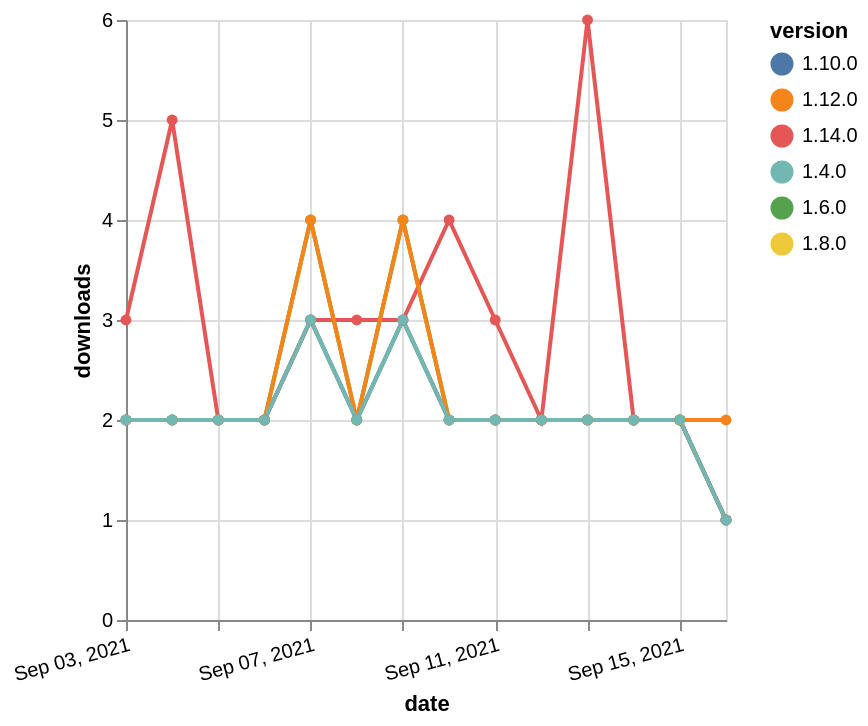

This figure's Vega-Lite source:
### Vega-Lite specification from a JSON file in a GitHub repository (floating-point values rounded to 4 significant figures)
{"$schema": "https://vega.github.io/schema/vega-lite/v5.json", "description": "A simple bar chart with embedded data.", "data": {"values": [{"date": "2021-09-03", "total": 2043, "delta": 2, "version": "1.6.0"}, {"date": "2021-09-04", "total": 2045, "delta": 2, "version": "1.6.0"}, {"date": "2021-09-05", "total": 2047, "delta": 2, "version": "1.6.0"}, {"date": "2021-09-06", "total": 2049, "delta": 2, "version": "1.6.0"}, {"date": "2021-09-07", "total": 2053, "delta": 4, "version": "1.6.0"}, {"date": "2021-09-08", "total": 2055, "delta": 2, "version": "1.6.0"}, {"date": "2021-09-09", "total": 2059, "delta": 4, "version": "1.6.0"}, {"date": "2021-09-10", "total": 2061, "delta": 2, "version": "1.6.0"}, {"date": "2021-09-11", "total": 2063, "delta": 2, "version": "1.6.0"}, {"date": "2021-09-12", "total": 2065, "delta": 2, "version": "1.6.0"}, {"date": "2021-09-13", "total": 2067, "delta": 2, "version": "1.6.0"}, {"date": "2021-09-14", "total": 2069, "delta": 2, "version": "1.6.0"}, {"date": "2021-09-15", "total": 2071, "delta": 2, "version": "1.6.0"}, {"date": "2021-09-16", "total": 2072, "delta": 1, "version": "1.6.0"}, {"date": "2021-09-03", "total": 1517, "delta": 2, "version": "1.8.0"}, {"date": "2021-09-04", "total": 1519, "delta": 2, "version": "1.8.0"}, {"date": "2021-09-05", "total": 1521, "delta": 2, "version": "1.8.0"}, {"date": "2021-09-06", "total": 1523, "delta": 2, "version": "1.8.0"}, {"date": "2021-09-07", "total": 1526, "delta": 3, "version": "1.8.0"}, {"date": "2021-09-08", "total": 1528, "delta": 2, "version": "1.8.0"}, {"date": "2021-09-09", "total": 1531, "delta": 3, "version": "1.8.0"}, {"date": "2021-09-10", "total": 1533, "delta": 2, "version": "1.8.0"}, {"date": "2021-09-11", "total": 1535, "delta": 2, "version": "1.8.0"}, {"date": "2021-09-12", "total": 1537, "delta": 2, "version": "1.8.0"}, {"date": "2021-09-13", "total": 1539, "delta": 2, "version": "1.8.0"}, {"date": "2021-09-14", "total": 1541, "delta": 2, "version": "1.8.0"}, {"date": "2021-09-15", "total": 1543, "delta": 2, "version": "1.8.0"}, {"date": "2021-09-16", "total": 1544, "delta": 1, "version": "1.8.0"}, {"date": "2021-09-03", "total": 1021, "delta": 2, "version": "1.10.0"}, {"date": "2021-09-04", "total": 1023, "delta": 2, "version": "1.10.0"}, {"date": "2021-09-05", "total": 1025, "delta": 2, "version": "1.10.0"}, {"date": "2021-09-06", "total": 1027, "delta": 2, "version": "1.10.0"}, {"date": "2021-09-07", "total": 1030, "delta": 3, "version": "1.10.0"}, {"date": "2021-09-08", "total": 1032, "delta": 2, "version": "1.10.0"}, {"date": "2021-09-09", "total": 1035, "delta": 3, "version": "1.10.0"}, {"date": "2021-09-10", "total": 1037, "delta": 2, "version": "1.10.0"}, {"date": "2021-09-11", "total": 1039, "delta": 2, "version": "1.10.0"}, {"date": "2021-09-12", "total": 1041, "delta": 2, "version": "1.10.0"}, {"date": "2021-09-13", "total": 1043, "delta": 2, "version": "1.10.0"}, {"date": "2021-09-14", "total": 1045, "delta": 2, "version": "1.10.0"}, {"date": "2021-09-15", "total": 1047, "delta": 2, "version": "1.10.0"}, {"date": "2021-09-16", "total": 1048, "delta": 1, "version": "1.10.0"}, {"date": "2021-09-03", "total": 252, "delta": 3, "version": "1.14.0"}, {"date": "2021-09-04", "total": 257, "delta": 5, "version": "1.14.0"}, {"date": "2021-09-05", "total": 259, "delta": 2, "version": "1.14.0"}, {"date": "2021-09-06", "total": 261, "delta": 2, "version": "1.14.0"}, {"date": "2021-09-07", "total": 264, "delta": 3, "version": "1.14.0"}, {"date": "2021-09-08", "total": 267, "delta": 3, "version": "1.14.0"}, {"date": "2021-09-09", "total": 270, "delta": 3, "version": "1.14.0"}, {"date": "2021-09-10", "total": 274, "delta": 4, "version": "1.14.0"}, {"date": "2021-09-11", "total": 277, "delta": 3, "version": "1.14.0"}, {"date": "2021-09-12", "total": 279, "delta": 2, "version": "1.14.0"}, {"date": "2021-09-13", "total": 285, "delta": 6, "version": "1.14.0"}, {"date": "2021-09-14", "total": 287, "delta": 2, "version": "1.14.0"}, {"date": "2021-09-15", "total": 289, "delta": 2, "version": "1.14.0"}, {"date": "2021-09-16", "total": 290, "delta": 1, "version": "1.14.0"}, {"date": "2021-09-03", "total": 778, "delta": 2, "version": "1.12.0"}, {"date": "2021-09-04", "total": 780, "delta": 2, "version": "1.12.0"}, {"date": "2021-09-05", "total": 782, "delta": 2, "version": "1.12.0"}, {"date": "2021-09-06", "total": 784, "delta": 2, "version": "1.12.0"}, {"date": "2021-09-07", "total": 788, "delta": 4, "version": "1.12.0"}, {"date": "2021-09-08", "total": 790, "delta": 2, "version": "1.12.0"}, {"date": "2021-09-09", "total": 794, "delta": 4, "version": "1.12.0"}, {"date": "2021-09-10", "total": 796, "delta": 2, "version": "1.12.0"}, {"date": "2021-09-11", "total": 798, "delta": 2, "version": "1.12.0"}, {"date": "2021-09-12", "total": 800, "delta": 2, "version": "1.12.0"}, {"date": "2021-09-13", "total": 802, "delta": 2, "version": "1.12.0"}, {"date": "2021-09-14", "total": 804, "delta": 2, "version": "1.12.0"}, {"date": "2021-09-15", "total": 806, "delta": 2, "version": "1.12.0"}, {"date": "2021-09-16", "total": 808, "delta": 2, "version": "1.12.0"}, {"date": "2021-09-03", "total": 2107, "delta": 2, "version": "1.4.0"}, {"date": "2021-09-04", "total": 2109, "delta": 2, "version": "1.4.0"}, {"date": "2021-09-05", "total": 2111, "delta": 2, "version": "1.4.0"}, {"date": "2021-09-06", "total": 2113, "delta": 2, "version": "1.4.0"}, {"date": "2021-09-07", "total": 2116, "delta": 3, "version": "1.4.0"}, {"date": "2021-09-08", "total": 2118, "delta": 2, "version": "1.4.0"}, {"date": "2021-09-09", "total": 2121, "delta": 3, "version": "1.4.0"}, {"date": "2021-09-10", "total": 2123, "delta": 2, "version": "1.4.0"}, {"date": "2021-09-11", "total": 2125, "delta": 2, "version": "1.4.0"}, {"date": "2021-09-12", "total": 2127, "delta": 2, "version": "1.4.0"}, {"date": "2021-09-13", "total": 2129, "delta": 2, "version": "1.4.0"}, {"date": "2021-09-14", "total": 2131, "delta": 2, "version": "1.4.0"}, {"date": "2021-09-15", "total": 2133, "delta": 2, "version": "1.4.0"}, {"date": "2021-09-16", "total": 2134, "delta": 1, "version": "1.4.0"}]}, "width": "container", "mark": {"type": "line", "point": {"filled": true}}, "encoding": {"x": {"field": "date", "type": "temporal", "timeUnit": "yearmonthdate", "title": "date", "axis": {"labelAngle": -15}}, "y": {"field": "delta", "type": "quantitative", "title": "downloads"}, "color": {"field": "version", "type": "nominal"}, "tooltip": {"field": "delta"}}}
